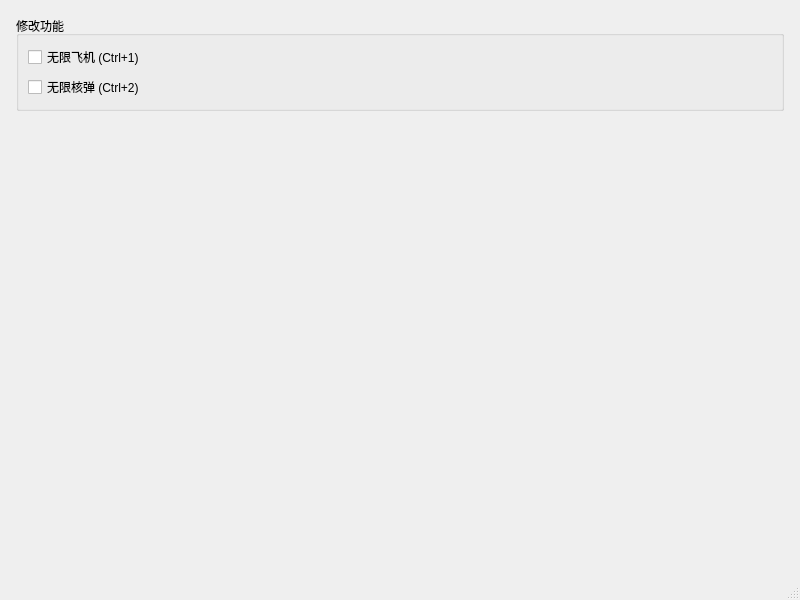
<?xml version="1.0" encoding="UTF-8"?>
<ui version="4.0">
 <class>MainWindow</class>
 <widget class="QMainWindow" name="MainWindow">
  <property name="geometry">
   <rect>
    <x>0</x>
    <y>0</y>
    <width>800</width>
    <height>600</height>
   </rect>
  </property>
  <property name="windowTitle">
   <string>DemonStar Trainer</string>
  </property>
  <widget class="QWidget" name="centralwidget">
   <layout class="QVBoxLayout" name="mainLayout">
    <property name="leftMargin">
     <number>16</number>
    </property>
    <property name="topMargin">
     <number>16</number>
    </property>
    <property name="rightMargin">
     <number>16</number>
    </property>
    <property name="bottomMargin">
     <number>16</number>
    </property>
    <item>
     <widget class="QGroupBox" name="cheatsGroupBox">
      <property name="title">
       <string>修改功能</string>
      </property>
      <layout class="QVBoxLayout" name="cheatsLayout">
       <item>
        <widget class="QCheckBox" name="infinitePlanesCheckBox">
         <property name="text">
          <string>无限飞机 (Ctrl+1)</string>
         </property>
        </widget>
       </item>
       <item>
        <widget class="QCheckBox" name="infiniteNukesCheckBox">
         <property name="text">
          <string>无限核弹 (Ctrl+2)</string>
         </property>
        </widget>
       </item>
      </layout>
     </widget>
    </item>
    <item>
     <spacer name="verticalSpacer">
      <property name="orientation">
       <enum>Qt::Orientation::Vertical</enum>
      </property>
      <property name="sizeHint" stdset="0">
       <size>
        <width>20</width>
        <height>40</height>
       </size>
      </property>
     </spacer>
    </item>
   </layout>
  </widget>
  <widget class="QMenuBar" name="menubar">
   <property name="geometry">
    <rect>
     <x>0</x>
     <y>0</y>
     <width>800</width>
     <height>24</height>
    </rect>
   </property>
  </widget>
  <widget class="QStatusBar" name="statusbar"/>
 </widget>
 <resources/>
 <connections/>
</ui>
